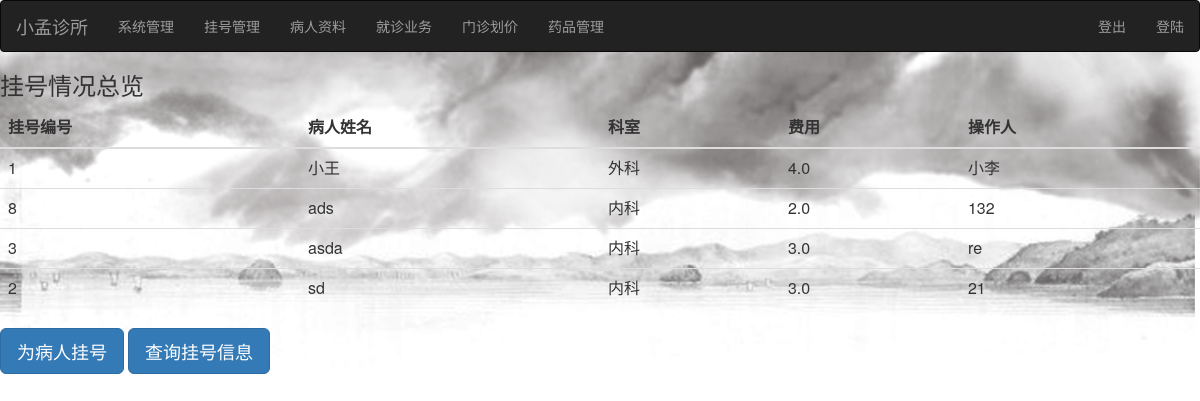
Page /doctor/registration/ (signed in) on the committed database.
### doctor/models.py (models this page shows, shortened)
class Register(models.Model):
    register_num = models.IntegerField()
    name = models.CharField(max_length=100)
    section = models.CharField(max_length=100)
    cost = models.FloatField()
    operator = models.CharField(max_length=100)

### doctor/views.py (the view)
@permission_required(perm='doctor.add_register',
                     login_url=login_url)
def register(request):
    obs = Register.objects.all()[0:5]
    return render(request, 'registration/register.html', {'obs': obs})

### doctor/templates/registration/register.html
{% extends 'polls/index.html' %}
{% block register_form %}
<h3>挂号情况总览</h3>
<table class="table">
    <thead>
      <tr>
        <th>挂号编号</th>
        <th>病人姓名</th>
        <th>科室</th>
          <th>费用</th>
          <th>操作人</th>
      </tr>
    </thead>
    <tbody>
    {% for ob in obs %}
      <tr>
          <td>{{ ob.register_num }} </td>
          <td>{{ ob.name }}</td>
          <td>{{ ob.section }}</td>
          <td>{{ ob.cost }}</td>
          <td>{{ ob.operator}}</td>
      </tr>
    {% endfor %}
    </tbody>
  </table>
<button type="button" class="btn btn-primary btn-lg"  onclick='location.href="http://localhost:8000/doctor/r_index"'>为病人挂号</button>
  <button type="button" class="btn btn-primary btn-lg" onclick='location.href="http://localhost:8000/doctor/r_search"'>查询挂号信息</button>
{% endblock %}

### rows in the picture
Register: register_num "1", name "小王", section "外科", cost "4.0", operator "小李"
Register: register_num "8", name "ads", section "内科", cost "2.0", operator "132"
Register: register_num "3", name "asda", section "内科", cost "3.0", operator "re"
Register: register_num "2", name "sd", section "内科", cost "3.0", operator "21"
